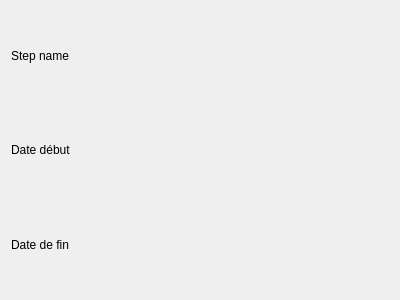
<?xml version="1.0" encoding="UTF-8"?>
<ui version="4.0">
 <class>Step</class>
 <widget class="QWidget" name="Step">
  <property name="geometry">
   <rect>
    <x>0</x>
    <y>0</y>
    <width>400</width>
    <height>300</height>
   </rect>
  </property>
  <property name="windowTitle">
   <string>Form</string>
  </property>
  <layout class="QVBoxLayout" name="verticalLayout">
   <item>
    <widget class="QLabel" name="label">
     <property name="text">
      <string>Step name</string>
     </property>
    </widget>
   </item>
   <item>
    <widget class="QLabel" name="label_2">
     <property name="text">
      <string>Date début</string>
     </property>
    </widget>
   </item>
   <item>
    <widget class="QLabel" name="label_3">
     <property name="text">
      <string>Date de fin</string>
     </property>
    </widget>
   </item>
  </layout>
 </widget>
 <resources/>
 <connections/>
</ui>
